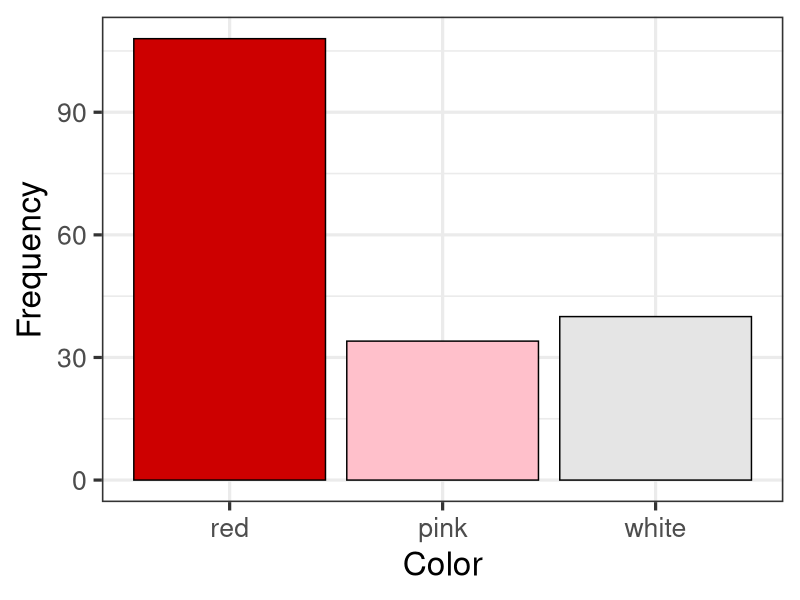
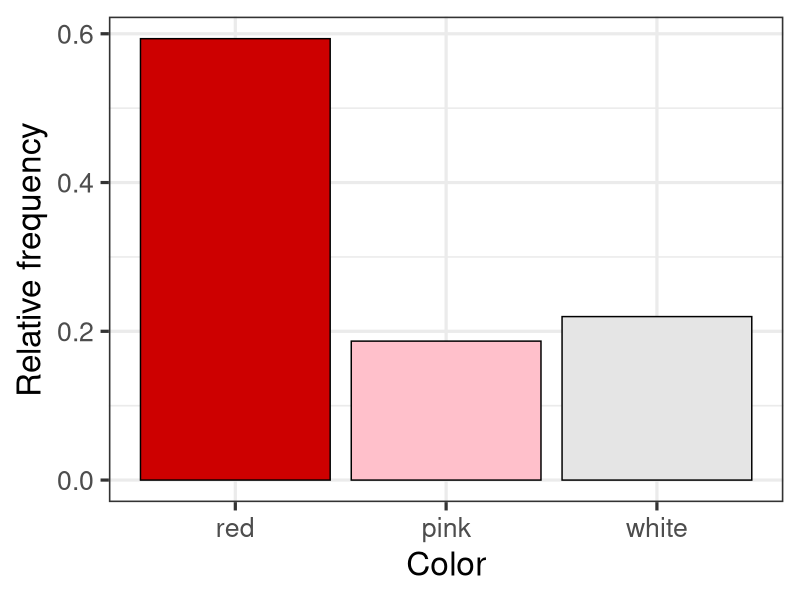
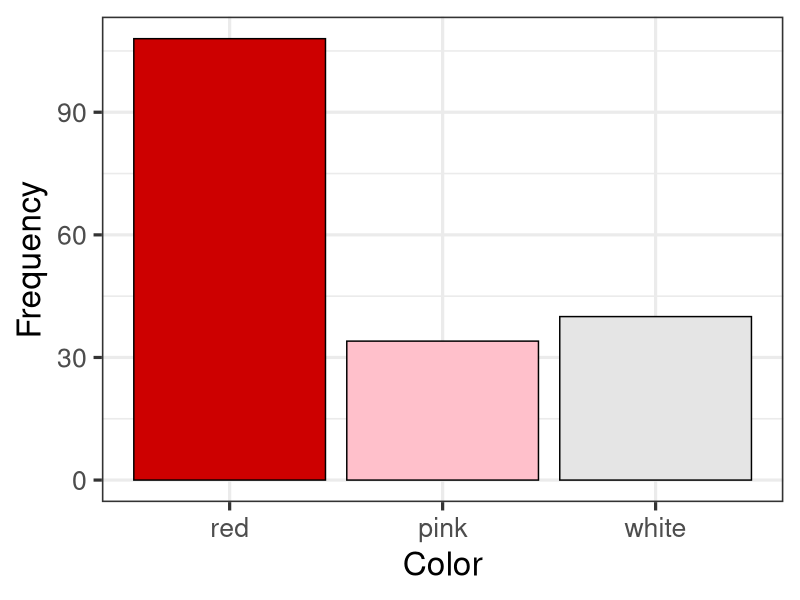
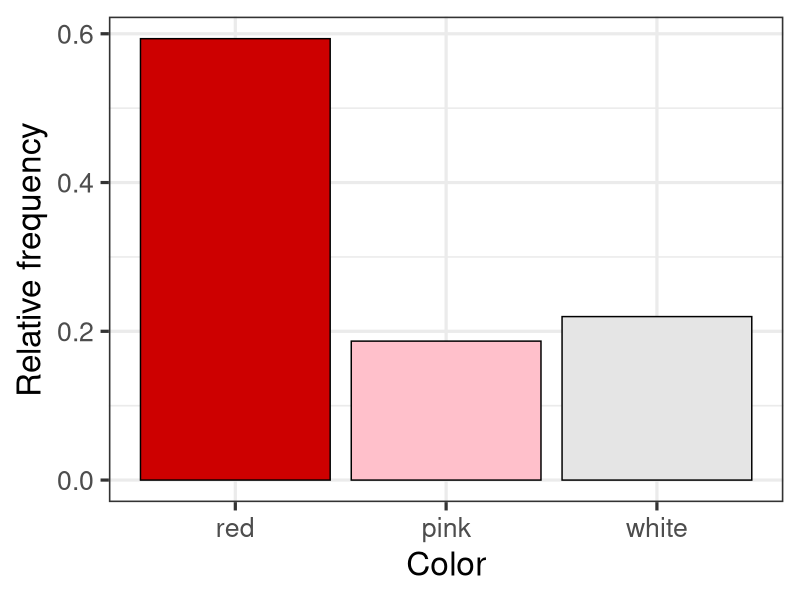

Write the R code that produced these figures, in order. (Note: this script raises an error after producing the figures.)
# Lecture 01 code - Intro, sampling, and summary statistics
library(tidyverse)

# set working directory
setwd(dirname(rstudioapi::getActiveDocumentContext()$path))

## Visualizing frequency distributions

## Categorical distributions - bar plot
poinsettias <- data.frame(color = c("red", "pink", "white"),
                          frequency = c(108, 34, 40)) %>%
    dplyr::mutate(total = sum(frequency)) %>%
    dplyr::mutate(relative_frequency = frequency / total) %>%
    dplyr::mutate(percent_frequency = relative_frequency * 100)

# check that relative frequency adds to 1
sum(poinsettias$relative_frequency)
sum(poinsettias$percent_frequency)

# plot as bar chart
poinsettias %>%
    ggplot2::ggplot(.) +
    ggplot2::aes(x = factor(color, levels = c("red", "pink", "white")), 
                 y = frequency,
                 fill = color) +
    ggplot2::geom_bar(stat = "identity", color = "black") +
    ggplot2::theme_bw(24) +
    ggplot2::labs(x = "Color", y = "Frequency") +
    ggplot2::scale_fill_manual(values = c("red" = "red3", "pink" = "pink", "white" = "grey90")) +
    ggplot2::theme(legend.position = "none")

# save
ggsave("poinsettas_frequency.png", height = 5, width = 5)

# plot as relative frequency bar chart
poinsettias %>%
    ggplot2::ggplot(.) +
    ggplot2::aes(x = factor(color, levels = c("red", "pink", "white")), 
                 y = relative_frequency,
                 fill = color) +
    ggplot2::geom_bar(stat = "identity", color = "black") +
    ggplot2::theme_bw(24) +
    ggplot2::labs(x = "Color", y = "Relative frequency") +
    ggplot2::scale_fill_manual(values = c("red" = "red3", "pink" = "pink", "white" = "grey90")) +
    ggplot2::theme(legend.position = "none")

# save
ggsave("poinsettas_relative_frequency.png", height = 5, width = 5)

## Numeric distributions - histogram
# create data for human height
height_df <- data.frame(person = seq(1,100,1),
                     height = rnorm(100, mean = 162.7, sd = 7.5))

# plot histogram of height
p1 <- height %>%
    ggplot2::ggplot(.) +
    ggplot2::aes(x = height) +
    ggplot2::geom_histogram(fill = "dodgerblue3", color = "navy") +
    ggplot2::theme_bw(24) +
    ggplot2::labs(x = "", y = "Frequency")
ggsave(p1, filename = "height_distribution.png", height = 5, width = 7)

# plot with different bin sizes
p2 <- height %>%
    ggplot2::ggplot(.) +
    ggplot2::aes(x = height) +
    ggplot2::geom_histogram(fill = "dodgerblue3", color = "navy", bins = 10) +
    ggplot2::theme_bw(24) +
    ggplot2::labs(x = "Height (cm)", y = "")

p3 <- height %>%
    ggplot2::ggplot(.) +
    ggplot2::aes(x = height) +
    ggplot2::geom_histogram(fill = "dodgerblue3", color = "navy", bins = 100) +
    ggplot2::theme_bw(24) +
    ggplot2::labs(x = "", y = "")
cowplot::plot_grid(p1, p2, p3, rows = 1, cols = 3)
ggsave("height_distribution2.png", height = 5, width = 12)

# add density curve to p2
p4 <- height %>%
    ggplot2::ggplot(.) +
    ggplot2::aes(x = height) +
    ggplot2::geom_histogram(fill = "dodgerblue3", color = "navy", bins = 10,
                            aes(y = ..density..)) +
    ggplot2::theme_bw(24) +
    ggplot2::labs(x = "Height (cm)", y = "") +
    ggplot2::geom_density(col = "red", size = 2)
cowplot::plot_grid(p1, p4, p3, rows = 1, cols = 3)
ggsave("height_distribution3.png", height = 5, width = 12)


# plot mean and median
height_df %>%
    ggplot2::ggplot(.) +
    ggplot2::aes(x = height) +
    ggplot2::geom_histogram(fill = "dodgerblue3", color = "navy", bins = 10) +
    ggplot2::theme_bw(24) +
    ggplot2::labs(x = "Height (cm)", y = "Frequency") +
    ggplot2::geom_vline(aes(xintercept = mean(height, na.rm = T)), color = "red", size = 2) +
    ggplot2::geom_vline(aes(xintercept = median(height, na.rm = T)), color = "skyblue", size = 2)

#### Calcualte variance and sd
group1 <- c(-10, 0, 10, 20, 30)
mean(group1)
group2 <- c(8,9,10,11,12)
mean(group2)


# plot 1 standard deviation away from the mean
avg <- mean(df$height)
sdt <- sd(df$height)
df %>%
    ggplot2::ggplot(.) +
    ggplot2::aes(x = height) +
    ggplot2::geom_histogram(fill = "dodgerblue3", color = "navy", bins = 10) +
    ggplot2::theme_bw(24) +
    ggplot2::labs(x = "Height (cm)", y = "Frequency") +
    ggplot2::geom_vline(xintercept = avg, color = "red", size = 2) +
    ggplot2::geom_vline(xintercept = c(mean + sdt, mean - sdt), color = "cyan2", size = 2) +
    ggplot2::geom_vline(xintercept = c(mean + 2*sdt, mean - 2*sdt), color = "grey", size = 2, linetype = 2)
ggsave("standard_deviation1.png", height = 5, width = 10)
